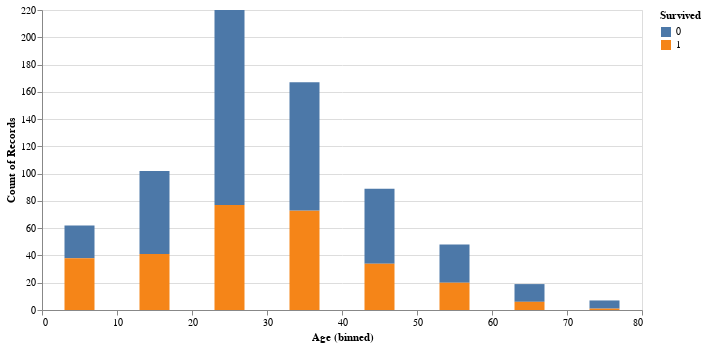

Here is the notebook cell this chart was saved with:
### Markdown cell above
#### Age

### Code cell
graf.mark_bar(size=30).encode(
    alt.X('Age:Q', 
          scale=alt.Scale(domain=(0,80)), 
          bin=alt.Bin(maxbins=10)),
    alt.Y('count(Age)'),
    #column='Survived:N',
    color='Survived:N'
    ).properties(width=600)

### Figure 1 — Vega-Lite specification as saved in the notebook (floating-point values rounded to 4 significant figures; data arrays with more than 128 entries replaced by an {"elided": "..."} marker saying what was removed)
{"config": {"view": {"continuousWidth": 400, "continuousHeight": 300}}, "data": {"name": "data-93290830beea3a875eeab316df346c54"}, "mark": {"type": "bar", "size": 30}, "encoding": {"color": {"field": "Survived", "type": "nominal"}, "x": {"bin": {"maxbins": 10}, "field": "Age", "scale": {"domain": [0, 80]}, "type": "quantitative"}, "y": {"aggregate": "count", "field": "Age", "type": "quantitative"}}, "width": 600, "$schema": "https://vega.github.io/schema/vega-lite/v4.17.0.json", "datasets": {"data-93290830beea3a875eeab316df346c54": {"elided": "891 records"}}}
